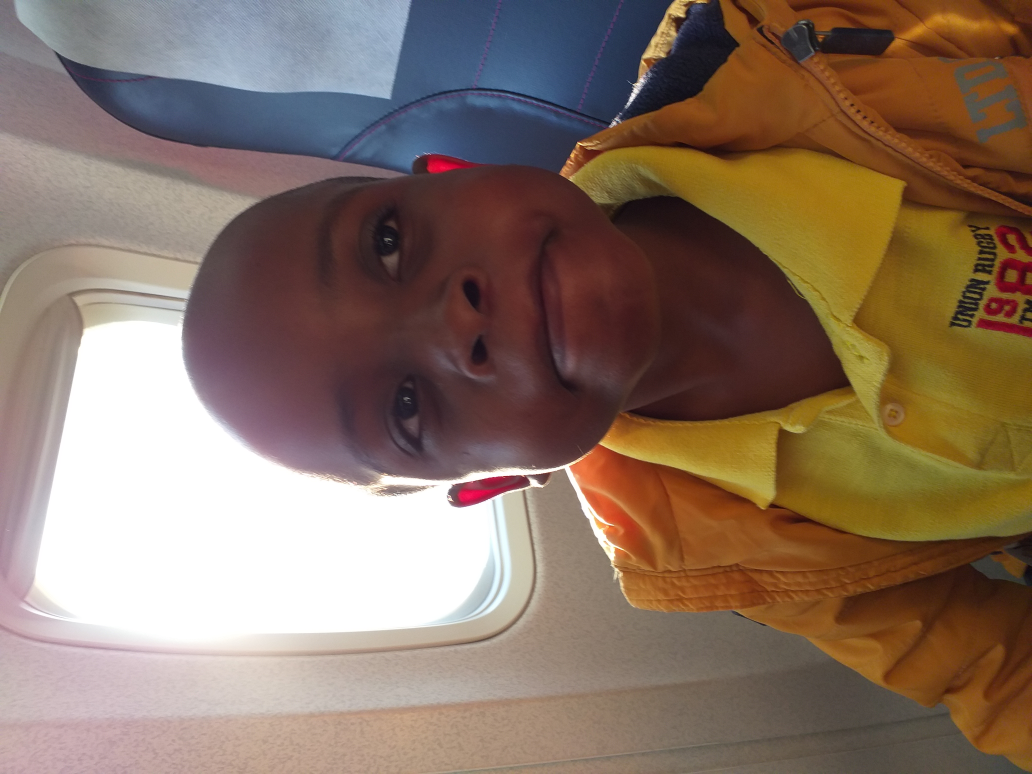
#> input picture input_images/20191123_053126.jpg, 4128 x 3096 px (shown at 1/4 size); its folder holds 4 pictures in this run
$ python thumnails.py
#> lines starting #> are read from the running program, lines starting #| are printed output that depends on the picture
import os
from PIL import Image

# Set the input and output directories
input_directory = "input_images/"
output_directory = "thumbnails/"

# Ensure the output directory exists
os.makedirs(output_directory, exist_ok=True)

# Loop through each file in the input directory
for filename in os.listdir(input_directory):
    # Check if the file is an image (you can add more image extensions if needed)
    if filename.lower().endswith(('.png', '.jpg', '.jpeg', '.gif', '.bmp')):
        try:
            # Open the image using Pillow
            with Image.open(os.path.join(input_directory, filename)) as img:
                # Resize the image to 50x50 pixels while maintaining aspect ratio
#> img is the input picture: PIL image 4128x3096 RGB; mean R, G, B 136.3, 114.7, 99.5
                img.thumbnail((50, 50))
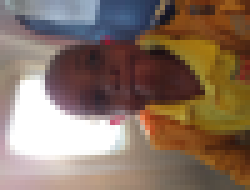
#> img: PIL image 50x38 RGB (shown 5 times larger); mean R, G, B 136.3, 114.6, 99.4
                # Save the thumbnail in the output directory
                img.save(os.path.join(output_directory, filename))
                print(f"Thumbnail created for: {filename}")
        except Exception as e:
            print(f"Error processing {filename}: {str(e)}")
#> pass 2 of the loop `for filename in os.listdir(input_directory):`:
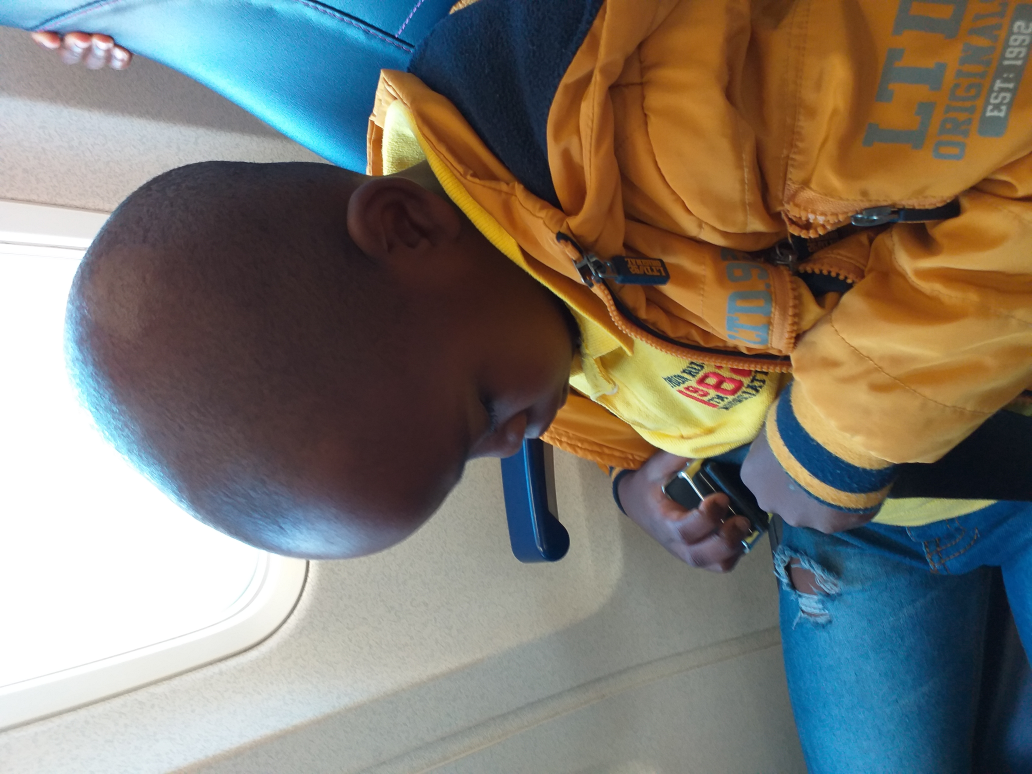
#> input picture input_images/20191123_064934.jpg, 4128 x 3096 px (shown at 1/4 size)
#> img is the input picture: PIL image 4128x3096 RGB; mean R, G, B 126.5, 120.7, 110.7
#> `img.thumbnail((50, 50))`:
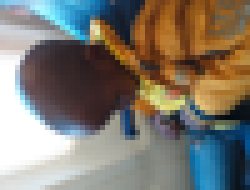
#> img: PIL image 50x38 RGB (shown 5 times larger); mean R, G, B 126.5, 120.7, 110.7
#> pass 3 of the loop `for filename in os.listdir(input_directory):`:
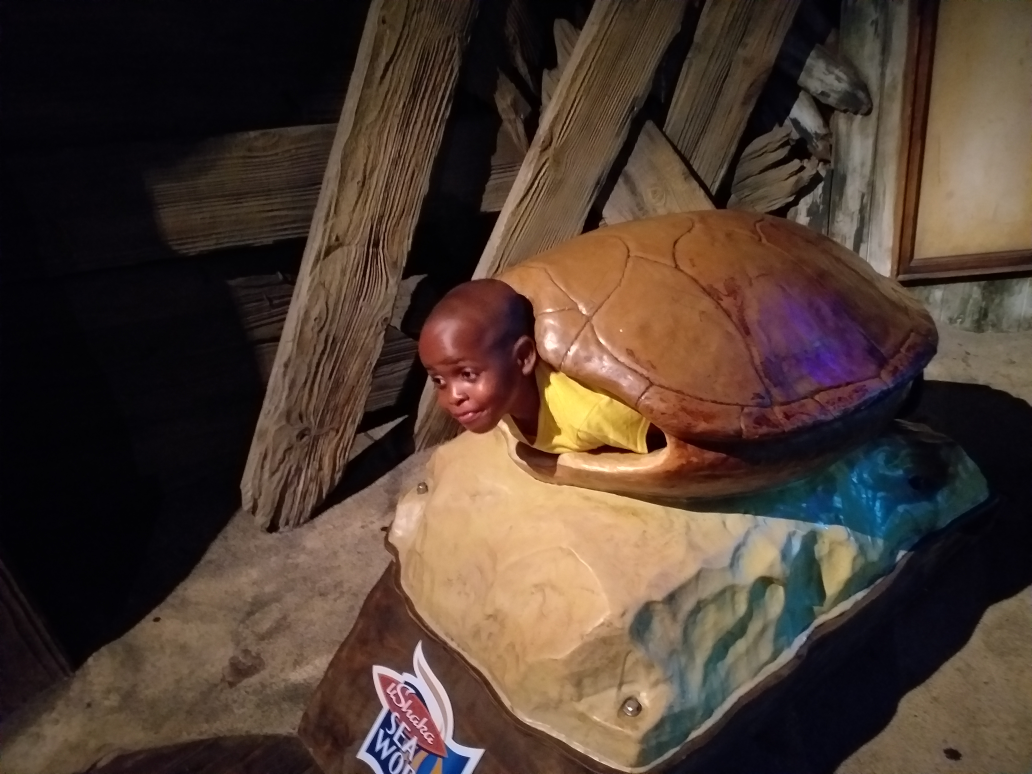
#> input picture input_images/20191124_123237.jpg, 4128 x 3096 px (shown at 1/4 size)
#> img is the input picture: PIL image 4128x3096 RGB; mean R, G, B 77.5, 60.4, 49.9
#> `img.thumbnail((50, 50))`:
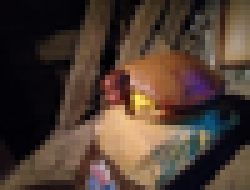
#> img: PIL image 50x38 RGB (shown 5 times larger); mean R, G, B 77.5, 60.4, 49.9
#> the loop made 4 passes; the first 3 are shown
